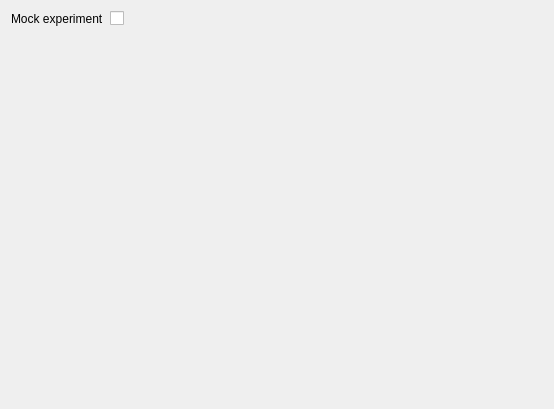
<?xml version="1.0" encoding="UTF-8"?>
<ui version="4.0">
 <class>SystemSettingsEditor</class>
 <widget class="QWidget" name="SystemSettingsEditor">
  <property name="geometry">
   <rect>
    <x>0</x>
    <y>0</y>
    <width>554</width>
    <height>409</height>
   </rect>
  </property>
  <property name="windowTitle">
   <string>Form</string>
  </property>
  <layout class="QHBoxLayout" name="horizontalLayout" stretch="0,1">
   <item>
    <layout class="QFormLayout" name="formLayout">
     <property name="sizeConstraint">
      <enum>QLayout::SetMaximumSize</enum>
     </property>
     <item row="0" column="0">
      <widget class="QLabel" name="mockExperimentLabel">
       <property name="toolTip">
        <string>&lt;html&gt;&lt;head/&gt;&lt;body&gt;&lt;p&gt;If True, the experiment will not run the real hardware. It will not connect to the device servers but will still compute all devices parameters if possible. Parameters will be saved and random images will be generated, but there will be no actual data acquisition.&lt;/p&gt;&lt;p&gt;This is meant to be used for testing.&lt;/p&gt;&lt;/body&gt;&lt;/html&gt;</string>
       </property>
       <property name="text">
        <string>Mock experiment</string>
       </property>
      </widget>
     </item>
     <item row="0" column="1">
      <widget class="QCheckBox" name="_mock_experiment_checkbox"/>
     </item>
    </layout>
   </item>
   <item>
    <spacer name="horizontalSpacer">
     <property name="orientation">
      <enum>Qt::Horizontal</enum>
     </property>
     <property name="sizeHint" stdset="0">
      <size>
       <width>40</width>
       <height>20</height>
      </size>
     </property>
    </spacer>
   </item>
  </layout>
 </widget>
 <resources/>
 <connections/>
</ui>
